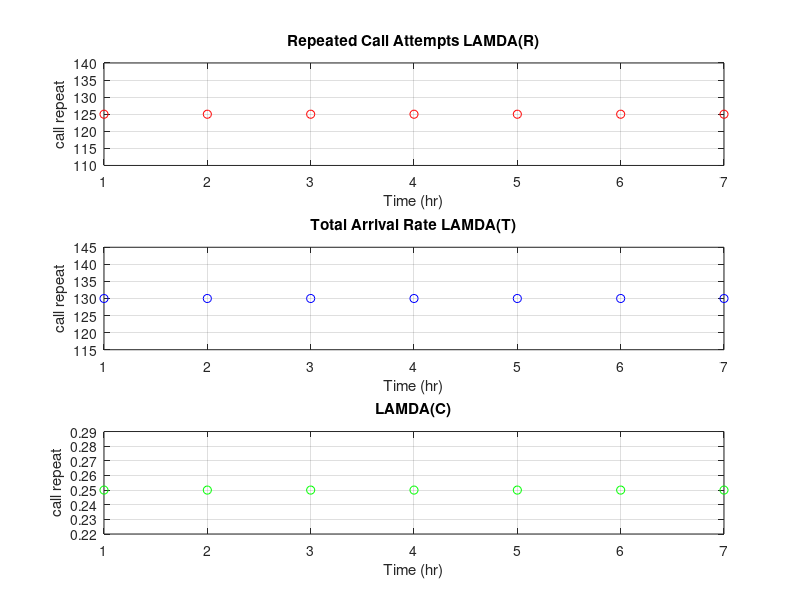

MATLAB code for this plot:
%Name : Muhammad Usman Khan
%Roll no. : 2017-TE-58
%Section : B
%Subject : Tele-Traffic Engineering

close all
clear all
clc

tm=[1:1:7] %time values from 1 to 7

%Input the Values
Lamdat=input('Enter values of Fresh Call attempts='); %Number of call attempts
B=input('Enter values of Bolocking Propabilities='); %Number of Blocking Probabilities 
PNA=input('Enter values of Probabilities on Not Answering='); %Number of probability of not answer
PR =input('Enter values of Repeated Probabilities'); %Number of Repeated probabilities
per=input('Enter Percentages of Users in Hour %='); %Number of percentage in users in an every hour
no_of_users=input('Enter No. of Users in Hour='); %Number of users in an hour

LamdaR = ((Lamdat).*(B+(1-B)).*(PNA).*(PR)) %formula of Repeated Calls

LamdaT=LamdaR+Lamdat %formula of Total Arrival Rate

LamdaC=((no_of_users)/100).*(per) %formula of LAMDA(C)

PA=1-PNA %formula of Probability of Answer

%Ploting the Repeated Call Attempts LAMDA(R)
subplot(3,1,1)
plot(tm,LamdaR,'--ro')
xlabel('Time (hr)')
ylabel('call repeat')
title('Repeated Call Attempts LAMDA(R)')
grid on

%Ploting Total Arrival Rate LAMDA(T)
subplot(3,1,2)
plot(tm,LamdaT,'--bo')
xlabel('Time (hr)')
ylabel('call repeat')
title('Total Arrival Rate LAMDA(T)')
grid on

%Ploting LAMDA(C)
subplot(3,1,3)
plot(tm,LamdaC,'--go')
xlabel('Time (hr)')
ylabel('call repeat')
title('LAMDA(C)')
grid on